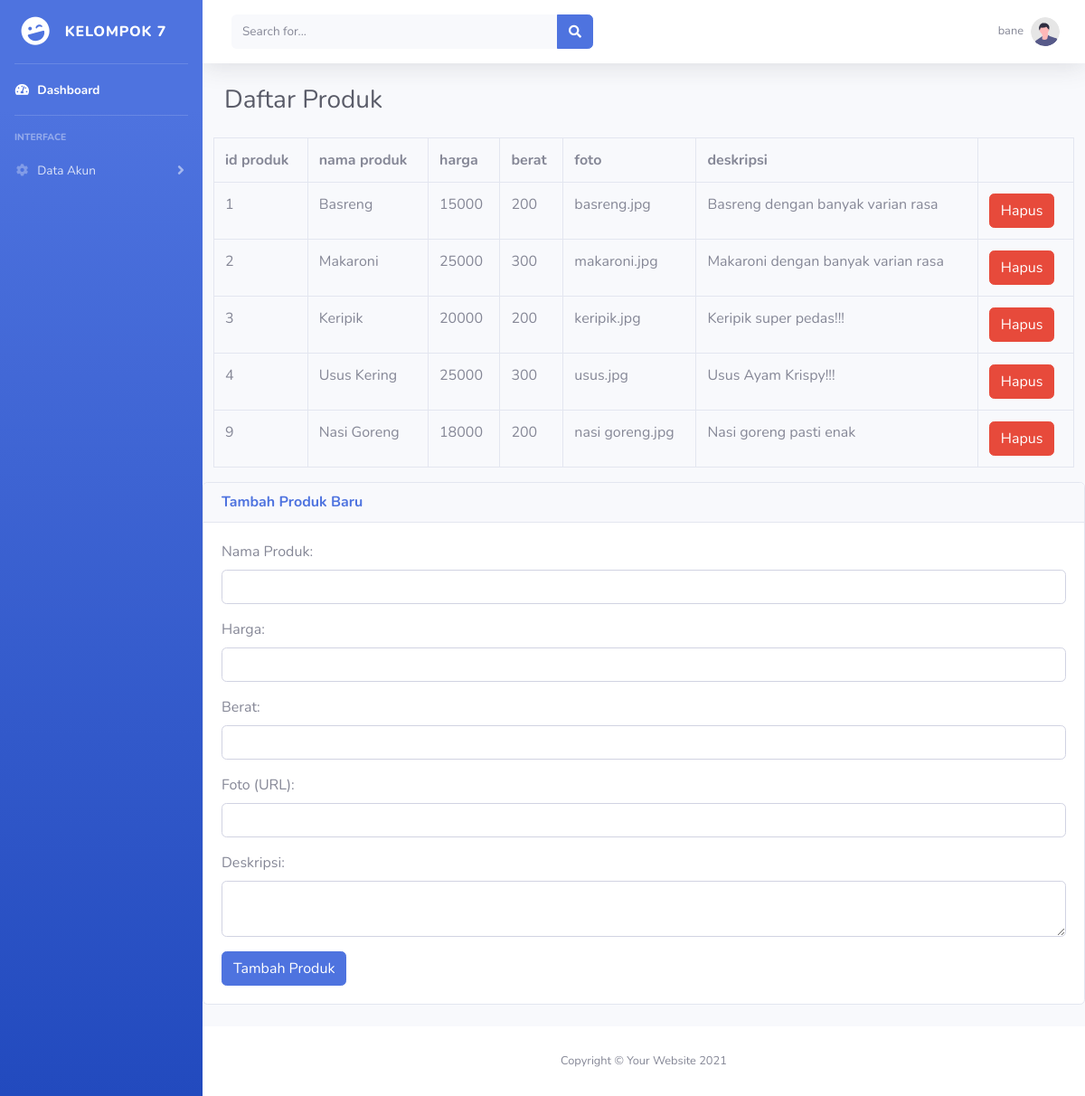
/admin/produk.php (signed in), run on the app's committed database.
### tables this page shows
CREATE TABLE `produk` (
  `id_produk` int(11) NOT NULL,
  `nama_produk` varchar(100) NOT NULL,
  `harga_produk` int(11) NOT NULL,
  `berat` int(11) NOT NULL,
  `foto_produk` varchar(100) NOT NULL,
  `deskripsi_produk` text NOT NULL
);

### admin/produk.php (the view, shortened to what this page needs)
<?php
require_once "../koneksi.php";
?>
<!DOCTYPE html>
<html lang="en">
<head>
    <link href="vendor/fontawesome-free/css/all.min.css" rel="stylesheet" type="text/css">
    <link href="css/sb-admin-2.min.css" rel="stylesheet">
</head>
<body id="page-top">
    <div id="wrapper">
        <ul class="navbar-nav bg-gradient-primary sidebar sidebar-dark accordion" id="accordionSidebar">
            <a class="sidebar-brand d-flex align-items-center justify-content-center" href="index.php">
                <div class="sidebar-brand-icon rotate-n-15">
                    <i class="fas fa-laugh-wink"></i>
                </div>
                <div class="sidebar-brand-text mx-3">Kelompok 7<sup></sup></div>
            </a>
            <hr class="sidebar-divider my-0">
            <li class="nav-item active">
                <a class="nav-link" href="index.php">
                    <i class="fas fa-fw fa-tachometer-alt"></i>
                    <span>Dashboard</span></a>
            </li>
            <hr class="sidebar-divider">
            <div class="sidebar-heading">
                Interface
            </div>
            <li class="nav-item">
                <a class="nav-link collapsed" href="#" data-toggle="collapse" data-target="#collapseTwo"
                    aria-expanded="true" aria-controls="collapseTwo">
                    <i class="fas fa-fw fa-cog"></i>
                    <span>Data Akun</span>
                </a>
            </li>
        </ul>
        <div id="content-wrapper" class="d-flex flex-column">
            <div id="content">
                <nav class="navbar navbar-expand navbar-light bg-white topbar mb-4 static-top shadow">
                    <form
                        class="d-none d-sm-inline-block form-inline mr-auto ml-md-3 my-2 my-md-0 mw-100 navbar-search">
                        <div class="input-group">
                            <input type="text" class="form-control bg-light border-0 small" placeholder="Search for..."
                                aria-label="Search" aria-describedby="basic-addon2">
                            <div class="input-group-append">
                                <button class="btn btn-primary" type="button">
                                    <i class="fas fa-search fa-sm"></i>
                                </button>
                            </div>
                        </div>
                    </form>
                    <ul class="navbar-nav ml-auto">
                        <li class="nav-item dropdown no-arrow">
                            <a class="nav-link dropdown-toggle" href="#" id="userDropdown" role="button"
                                data-toggle="dropdown" aria-haspopup="true" aria-expanded="false">
                                <span class="mr-2 d-none d-lg-inline text-gray-600 small">
                                    <?php
                                    echo $_SESSION['username'];
                                    ?>
                                </span>
                                <img class="img-profile rounded-circle"
                                    src="../admin/css/img/undraw_profile.svg">
                            </a>
                        </li>
                    </ul>
                </nav>
                <div class="container-fluid">
                    <div class="d-sm-flex align-items-center justify-content-between mb-4">
                        <h1 class="h3 mb-0 text-gray-800">Daftar Produk</h1>
                    </div>
                    <div class="row">
                    <?php
                        $sql = "SELECT * FROM produk";
                        $hasil = mysqli_query($koneksi, $sql);
                        echo "<table class='table table-bordered'>";
                        echo "<tr>";
                        echo "<th>id produk</th><th>nama produk</th><th>harga</th><th>berat</th><th>foto</th><th>deskripsi</th>";
                        echo "</tr>";
                        foreach($hasil as $data){
                            echo "<tr>";
                            echo "<td>$data[id_produk]</td>";
                            echo "<td>$data[nama_produk]</td>";
                            echo "<td>$data[harga_produk]</td>";
                            echo "<td>$data[berat]</td>";
                            echo "<td>$data[foto_produk]</td>";
                            echo "<td>$data[deskripsi_produk]</td>";
                            echo "<td>";
                            echo "<form onsubmit=\"return confirm('Anda Yakin Mau Menghapus Data?')\" method='POST'>";
                            echo "<button type='submit' class='btn btn-danger' name='btnhapus'>Hapus</button>";
                            echo "</form>";
                            echo "</td>";
                            echo "</tr>";
                        }
                        echo "</table>";
                    ?>
                        </div>
                        </div>
<div class="row">
    <div class="col-lg-12">
        <div class="card mb-4">
            <div class="card-header">
                <h6 class="m-0 font-weight-bold text-primary">Tambah Produk Baru</h6>
            </div>
            <div class="card-body">
                <form method="POST" action="tambah_produk.php">
                    <div class="form-group">
                        <label for="nama_produk">Nama Produk:</label>
                        <input type="text" class="form-control" id="nama_produk" name="nama_produk" required>
                    </div>
                    <div class="form-group">
                        <label for="harga_produk">Harga:</label>
                        <input type="text" class="form-control" id="harga_produk" name="harga_produk" required>
                    </div>
                    <div class="form-group">
                        <label for="berat">Berat:</label>
                        <input type="text" class="form-control" id="berat" name="berat" required>
                    </div>
                    <div class="form-group">
                        <label for="foto_produk">Foto (URL):</label>
                        <input type="text" class="form-control" id="foto_produk" name="foto_produk" required>
                    </div>
                    <div class="form-group">
                        <label for="deskripsi_produk">Deskripsi:</label>
                        <textarea class="form-control" id="deskripsi_produk" name="deskripsi_produk" required></textarea>
                    </div>
                    <button type="submit" class="btn btn-primary" name="btnTambah">Tambah Produk</button>
                </form>
            </div>
        </div>
    </div>
</div>
            </div>
            <footer class="sticky-footer bg-white">
                <div class="container my-auto">
                    <div class="copyright text-center my-auto">
                        <span>Copyright &copy; Your Website 2021</span>
                    </div>
                </div>
            </footer>
        </div>
    </div>
</body>
</html>

### data on the page
produk: id_produk "1", nama_produk "Basreng", harga_produk "15000", berat "200", foto_produk "basreng.jpg", deskripsi_produk "Basreng dengan banyak varian rasa"
produk: id_produk "2", nama_produk "Makaroni", harga_produk "25000", berat "300", foto_produk "makaroni.jpg", deskripsi_produk "Makaroni dengan banyak varian rasa"
produk: id_produk "3", nama_produk "Keripik", harga_produk "20000", berat "200", foto_produk "keripik.jpg", deskripsi_produk "Keripik super pedas!!!"
produk: id_produk "4", nama_produk "Usus Kering", harga_produk "25000", berat "300", foto_produk "usus.jpg", deskripsi_produk "Usus Ayam Krispy!!!"
produk: id_produk "9", nama_produk "Nasi Goreng", harga_produk "18000", berat "200", foto_produk "nasi goreng.jpg", deskripsi_produk "Nasi goreng pasti enak"

### other printed values
$_SESSION['username'] "bane"
